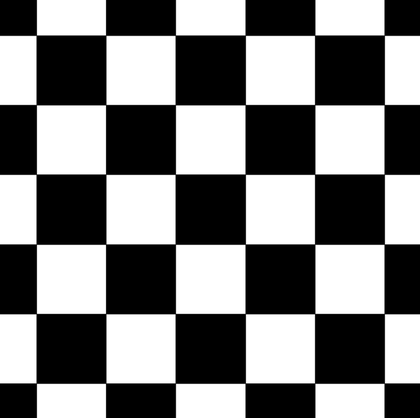
%> input picture matlab_algorithm/Checkerboard.png, 420 x 418 px, shrunk from 717 x 714 before the run
$ octave untitled.m   (GNU Octave 9; MATLAB toolbox functions it lacks are replaced by stand-ins)
%> lines starting %> are read from the running program, lines starting %| are printed output that depends on the picture
% [96 lines of commented-out code are left out]
input_image = imread("Checkerboard.png");
%> input_image is the input picture: size 418x420 uint8; min 0, max 255, mean 126

% Display the original image
figure;
imshow(input_image);
title('Original Image');

% Set parameters for barrel distortion
k_1 = 0.25; % Barrel distortion coefficient (0.15 for example)
k_2 = 0;    % Set all other distortion coefficients to zero
p_1 = 0;
p_2 = 0;

% Get image dimensions
[height, width, channels] = size(input_image);
%> height = 418; width = 420; channels = 1

% Initialize the distorted image with the same dimensions and type
distorted_image = uint8(zeros(size(input_image)));

% Calculate the center of the image
center_x = width / 2;
%> center_x = 210
center_y = height / 2;
%> center_y = 209

% Apply barrel distortion to the image
for y = 1:height
    for x = 1:width
        % Calculate the normalized coordinates relative to the center
        x_normalized = (x - center_x) / center_x;
        y_normalized = (y - center_y) / center_y;

        % Calculate the radial distance from the center
        r = sqrt(x_normalized^2 + y_normalized^2);

        % Apply the distortion equation with minimal overcorrection
        x_distorted = x_normalized * (1 + k_1 * r^2) + p_1 * (r^2 + 2 * x_normalized^2);
        y_distorted = y_normalized * (1 + k_1 * r^2) + p_2 * (r^2 + 2 * y_normalized^2);

        % Convert back to pixel coordinates
        x_distorted_pixel = round(center_x * x_distorted + center_x);
        y_distorted_pixel = round(center_y * y_distorted + center_y);

        % Check if the distorted coordinates are within bounds
        if x_distorted_pixel >= 1 && x_distorted_pixel <= width && y_distorted_pixel >= 1 && y_distorted_pixel <= height
            for c = 1:channels
                % Copy pixel values from the input image to the distorted image
                distorted_image(y, x, c) = input_image(y_distorted_pixel, x_distorted_pixel, c);
            end
        end
    end
end
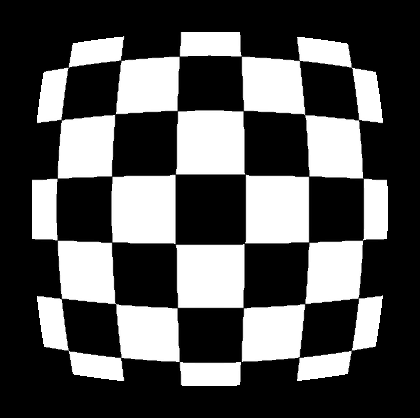
%> distorted_image: size 418x420 uint8; min 0, max 255, mean 84.4

% Display the distorted image
figure;
imshow(distorted_image);
title('Distorted Image (Barrel Distortion)');

%Image save
%imwrite(distorted_image, 'Distorted_image_scinic_initial_algorithm.jpg')

k_1 = 0.2011;

% Initialize the undistorted image with the same dimensions and type
undistorted_image = uint8(zeros(size(input_image)));

% Apply the inverse distortion to correct
for y = 1:height
    for x = 1:width
        % Calculate the normalized coordinates relative to the center
        x_normalized = (x - center_x) / center_x;
        y_normalized = (y - center_y) / center_y;

        % Calculate the radial distance from the center
        r = sqrt(x_normalized^2 + y_normalized^2);

        % Apply the inverse distortion equation
        x_undistorted = x_normalized / (1 + k_1 * r^2) - p_1 * (r^2 + 2 * x_normalized^2);
        y_undistorted = y_normalized / (1 + k_1 * r^2) - p_2 * (r^2 + 2 * y_normalized^2);

        % Convert back to pixel coordinates
        x_undistorted_pixel = round(center_x * x_undistorted + center_x);
        y_undistorted_pixel = round(center_y * y_undistorted + center_y);

        % Check if the undistorted coordinates are within bounds
        if x_undistorted_pixel >= 1 && x_undistorted_pixel <= width && y_undistorted_pixel >= 1 && y_undistorted_pixel <= height
            for c = 1:channels
                % Copy pixel values from the distorted image to the undistorted image
                undistorted_image(y, x, c) = distorted_image(y_undistorted_pixel, x_undistorted_pixel, c);
            end
        end
    end
end
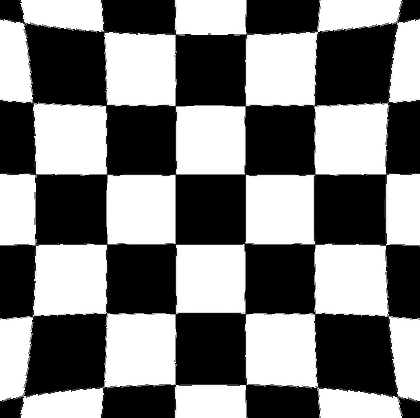
%> undistorted_image: size 418x420 uint8; min 0, max 255, mean 125.5
% Display the output image
figure;
imshow(undistorted_image);
title('Corrected Image of Checker board');

% save corrected image
%imwrite(undistorted_image, 'corrected_image_scinic_initial_algorithm_average_k1.jpeg')

%Calculating Structural Similarity Index
ssim_val = ssim(input_image,undistorted_image);
%> ssim_val = 0.831

disp(ssim_val);
%| 0.8315

% [54 lines of commented-out code are left out]

$ run again, with matlab_algorithm/corrected_image_cboard_fom.jpeg saved as matlab_algorithm/Checkerboard.png
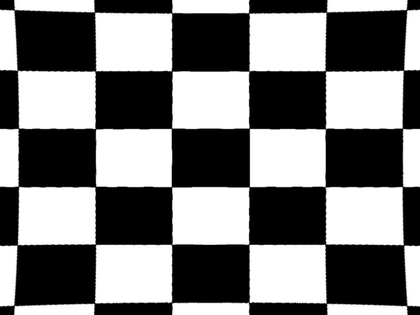
%> input picture matlab_algorithm/corrected_image_cboard_fom.jpeg, 420 x 315 px, shrunk from 1015 x 761 before the run
%> input_image is the input picture: size 315x420x3 uint8; min 0, max 255, mean 123.6
%> after the loop `for y = 1:height`:
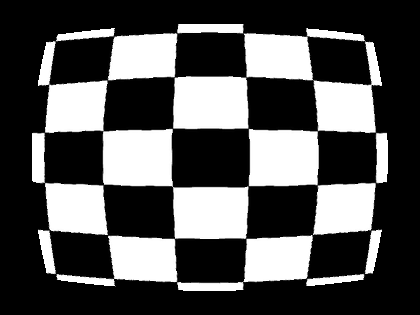
%> distorted_image: size 315x420x3 uint8; min 0, max 255, mean 83.4
%> after the loop `for y = 1:height`:
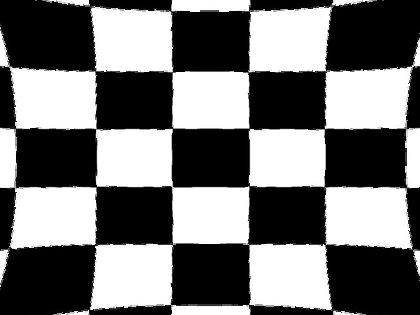
%> undistorted_image: size 315x420x3 uint8; min 0, max 255, mean 117.1
%> ssim_val = 0.799
%| 0.7991
